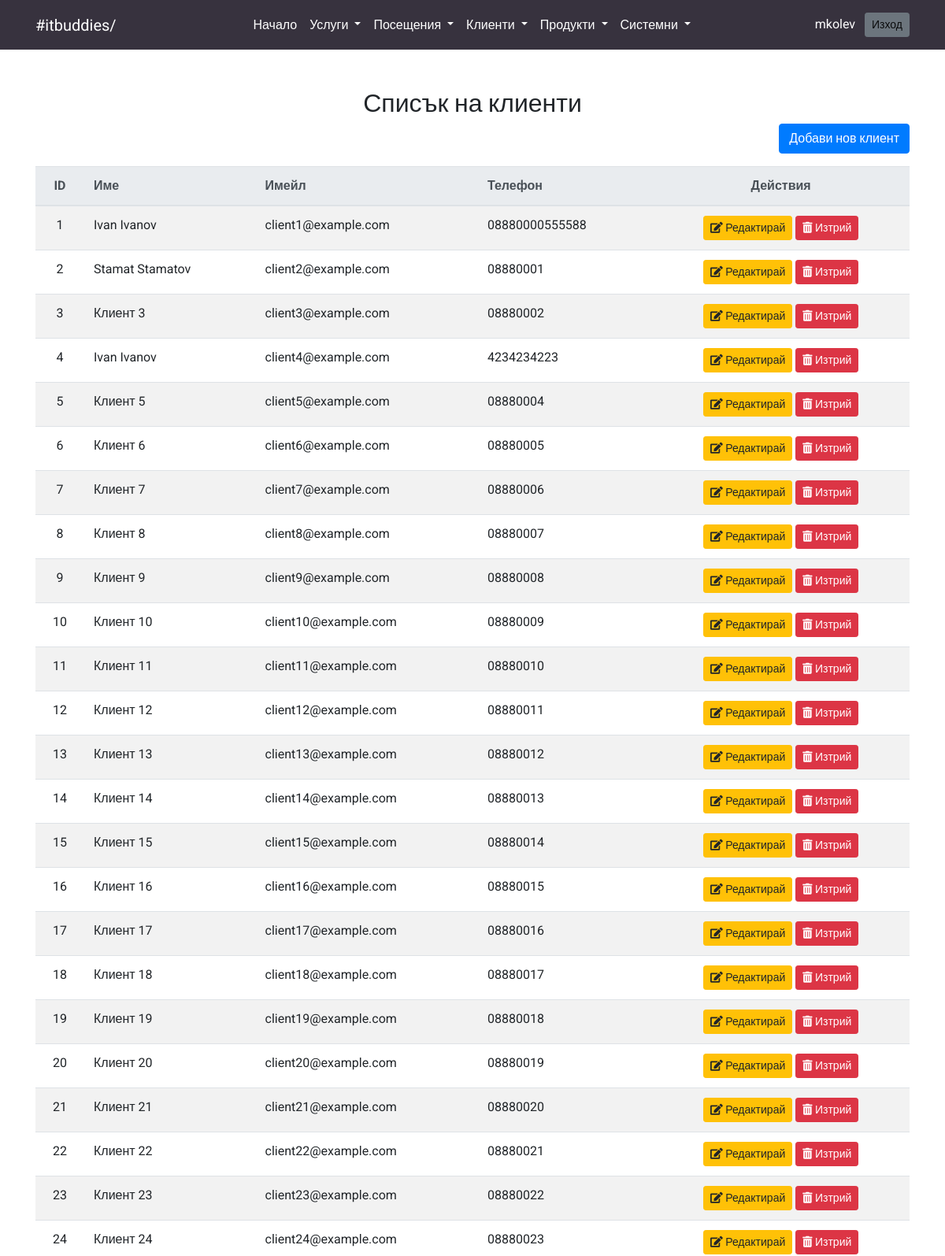
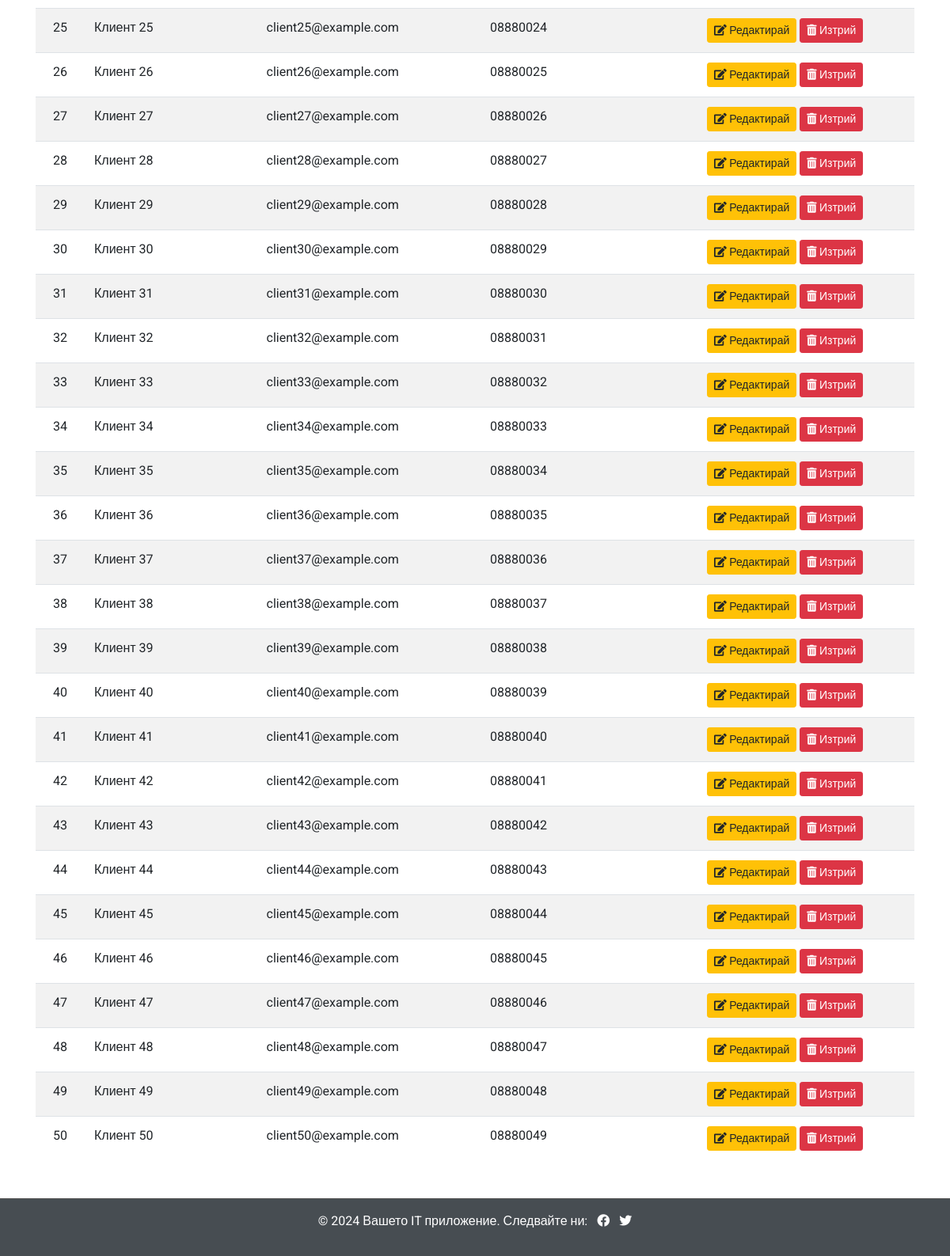
The app's page /clients/list (signed in), older data (2 pictures, top to bottom).
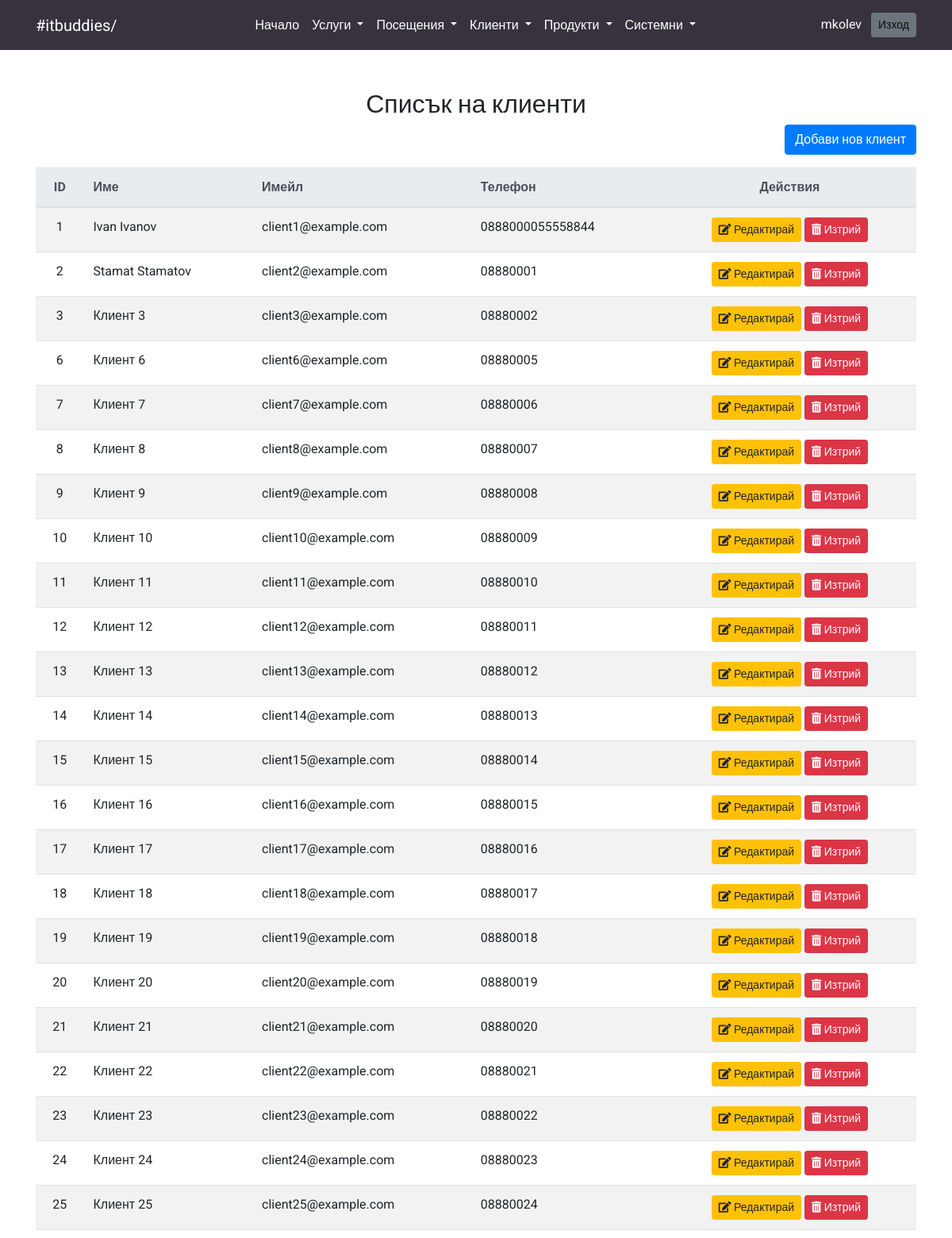
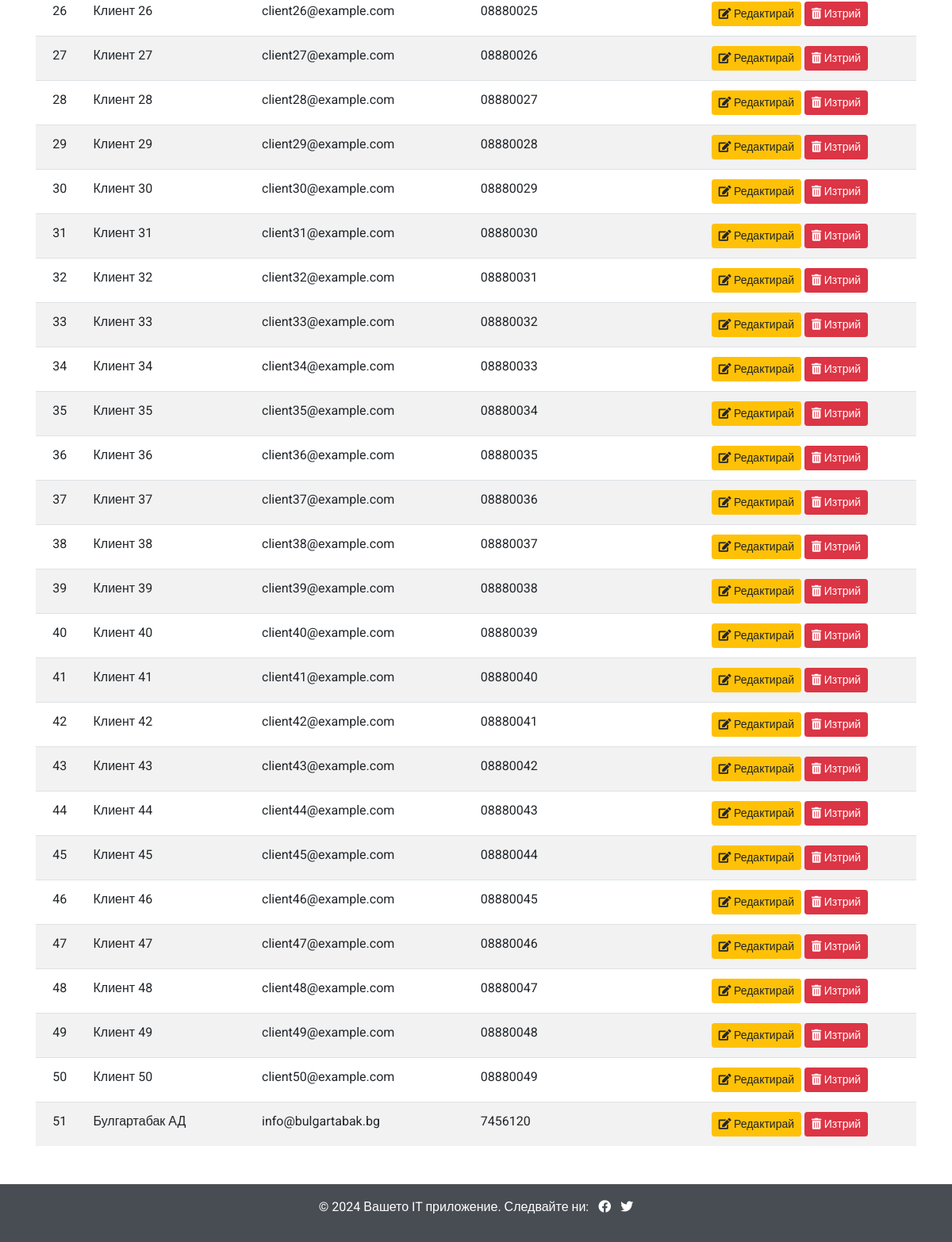
The same page, newer data (2 pictures, top to bottom).
### models.py (models this page shows, shortened)
class User(db.Model, UserMixin):
    id = db.Column(db.Integer, primary_key=True)
    username = db.Column(db.String(100), unique=True, nullable=False)
    password = db.Column(db.String(255), nullable=False)
    role = db.Column(db.String(50))  # Роля по подразбиране

class Client(db.Model):
    id = db.Column(db.Integer, primary_key=True)
    name = db.Column(db.String(100), nullable=False)
    email = db.Column(db.String(100), nullable=True)  # Опционално поле за имейл
    phone = db.Column(db.String(15), nullable=True)  # Опционално поле за телефон
    visits = db.relationship('Visit', backref='client', lazy=True)  # Връзка към Visit

### routes/clients.py (the view)
@clients_bp.route('/list')
@login_required
def list_clients():
    clients = Client.query.all()  # Извлича всички клиенти от базата данни
    return render_template('list_clients.html', clients=clients)

### app.py (called while the page is built)
@login_manager.user_loader
def load_user(user_id):
    return User.query.get(int(user_id))

### templates/list_clients.html (shortened to what this page needs)
{% include 'header.html' %}
{% include 'navbar.html' %}
<main class="container my-5">
    <h2 class="text-center">Списък на клиенти</h2>
    <div class="text-right mb-3">
        <a href="{{ url_for('clients.add_client') }}" class="btn btn-primary">Добави нов клиент</a>
    </div>
    {% if clients %}
    <table class="table table-striped">
        <thead class="thead-light">
            <tr>
                <th class="text-center">ID</th>
                <th>Име</th>
                <th>Имейл</th>
                <th>Телефон</th>
                <th class="text-center">Действия</th>
            </tr>
        </thead>
        <tbody>
            {% for client in clients %}
            <tr>
                <td class="text-center">{{ client.id }}</td>
                <td>{{ client.name }}</td>
                <td>{{ client.email }}</td>
                <td>{{ client.phone }}</td>
                <td class="text-center">
                    <a href="{{ url_for('clients.edit_client', client_id=client.id) }}" class="btn btn-warning btn-sm">
                        <i class="fas fa-edit"></i> Редактирай
                    </a>
                    <button class="btn btn-danger btn-sm" data-toggle="modal" data-target="#deleteModal{{ client.id }}">
                        <i class="fas fa-trash-alt"></i> Изтрий
                    </button>
                </td>
            </tr>
            {% endfor %}
        </tbody>
    </table>
    {% else %}
    <div class="alert alert-warning text-center" role="alert">
        Няма налични клиенти.
    </div>
    {% endif %}
</main>
{% include 'footer.html' %}

### templates/header.html (shortened to what this page needs)
<!DOCTYPE html>
<html lang="bg">
<head>
    <link rel="stylesheet" href="https://stackpath.bootstrapcdn.com/bootstrap/4.5.2/css/bootstrap.min.css">
    <link rel="stylesheet" href="https://cdnjs.cloudflare.com/ajax/libs/font-awesome/5.15.4/css/all.min.css">
</head>
<body>

### templates/navbar.html (shortened to what this page needs)
<nav class="navbar navbar-expand-lg navbar-light bg-custom">
    <div class="container d-flex justify-content-between">
        <a class="navbar-brand text-white" href="#">#itbuddies/</a>
        <div class="collapse navbar-collapse justify-content-center" id="navbarNav">
            <ul class="navbar-nav">
                <li class="nav-item">
                    <a class="nav-link text-white" href="{{ url_for('index') }}">Начало</a>
                </li>
                <li class="nav-item dropdown">
                    <a class="nav-link dropdown-toggle text-white" href="#" id="servicesDropdown" role="button" data-toggle="dropdown" aria-haspopup="true" aria-expanded="false">
                        Услуги
                    </a>
                </li>
                <li class="nav-item dropdown">
                    <a class="nav-link dropdown-toggle text-white" href="#" id="visitsDropdown" role="button" data-toggle="dropdown" aria-haspopup="true" aria-expanded="false">
                        Посещения
                    </a>
                </li>
                <li class="nav-item dropdown">
                    <a class="nav-link dropdown-toggle text-white" href="#" id="clientsDropdown" role="button" data-toggle="dropdown" aria-haspopup="true" aria-expanded="false">
                        Клиенти
                    </a>
                </li>
                <li class="nav-item dropdown">
                    <a class="nav-link dropdown-toggle text-white" href="#" id="productsDropdown" role="button" data-toggle="dropdown" aria-haspopup="true" aria-expanded="false">
                        Продукти
                    </a>
                </li>
                <li class="nav-item dropdown">
                    <a class="nav-link dropdown-toggle text-white" href="#" id="systemDropdown" role="button" data-toggle="dropdown" aria-haspopup="true" aria-expanded="false">
                        Системни
                    </a>
                </li>
            </ul>
        </div>
        <span class="navbar-text text-white">
            {% if current_user.is_authenticated %}
                {{ current_user.username }}
                <a href="{{ url_for('auth.logout') }}" class="btn btn-secondary btn-sm ml-2">Изход</a>
            {% endif %}
        </span>
    </div>
</nav>

### templates/footer.html (shortened to what this page needs)
<footer class="bg-dark text-white text-center py-3" style="opacity: 0.9; border-top: 1px solid #444;">
    <p>© 2024 Вашето IT приложение. Следвайте ни:
        <a href="https://facebook.com" class="text-white ml-2"><i class="fab fa-facebook"></i></a>
        <a href="https://twitter.com" class="text-white ml-2"><i class="fab fa-twitter"></i></a>
    </p>
</footer>
</body>
</html>

### templates/header.html (style rules this page uses)
body { font-family: "Roboto", sans-serif; }
h1, h2, h3, h4, h5, h6 { font-family: "Ubuntu", sans-serif; }
.bg-custom { background-color: #37323E; color: #ffffff; }

Row changes from the older to the newer data that the page shows:
removed Client: id "4", name "Ivan Ivanov", email "client4@example.com", phone "4234234223"
removed Client: id "5", name "Клиент 5", email "client5@example.com", phone "08880004"
changed Client "Ivan Ivanov": phone "08880000555588" → "0888000055558844"
added Client: id "51", name "Булгартабак АД", email "info@bulgartabak.bg", phone "7456120"
